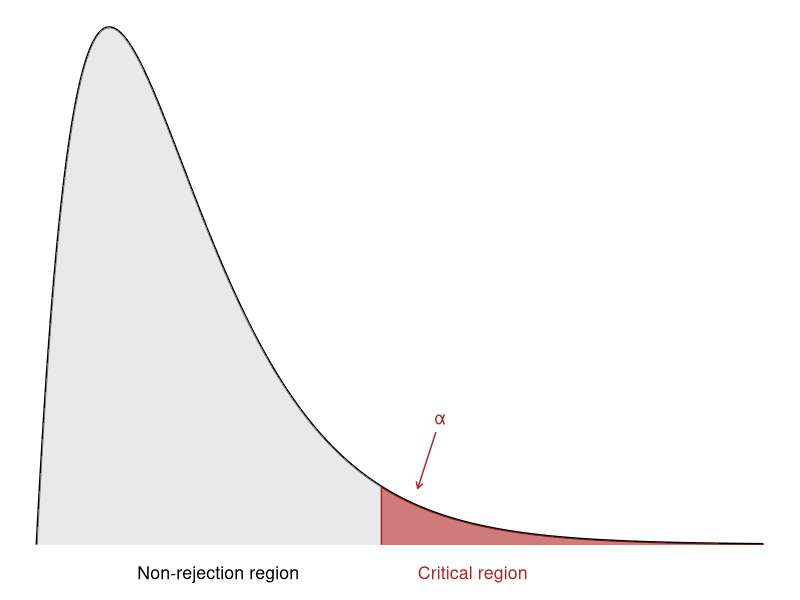

Recreate this plot in R.
## ---- chunk 1
#| message: false
#| warning: false
#| fig-align: center
#| fig-height: 4
#| fig-width: 7
library(ggplot2)

# Parameters
df <- 4
alpha <- 0.05
crit_val <- qchisq(1 - alpha, df)
x_vals <- seq(0, 20, length.out = 1000)
y_vals <- dchisq(x_vals, df = df)
df_plot <- data.frame(x = x_vals, y = y_vals)
# Find y-values at critical points
y_crit <- dchisq(crit_val, df = 4)

# Shaded area for critical region
df_crit <- subset(df_plot, x >= crit_val)

# Plot
ggplot(df_plot, aes(x = x, y = y)) +
  geom_line(color = "black", linewidth = 0.7) +

  # Acceptance region
  geom_area(data = subset(df_plot, x <= crit_val), fill = "lightgrey", alpha = 0.5) +

  # Critical region
  geom_area(data = df_crit, fill = "firebrick", alpha = 0.6) +

  # Critical value line
  annotate("segment", x = crit_val, xend = crit_val, y = 0, yend = y_crit, linetype = "solid", color = "firebrick") +
  # Annotations
  annotate("text", x = 5, y = -0.01, label = "Non-rejection region", size = 4.5) +
  annotate("text", x = 12, y = -0.01, label = "Critical region", size = 4.5, color = "firebrick") +
  annotate("text", x = crit_val + 1.6, y = 0.045,
           label = "α", color = "firebrick", size = 4.5) +
    annotate("segment", x = crit_val + 1.5, xend = crit_val + 1, y = 0.04, yend = 0.02,
           arrow = arrow(length = unit(0.18, "cm")), color = "firebrick") +

  # Clean theme
  labs(x = NULL, y = NULL) +
  theme_void() +
  theme(
    axis.text.y = element_blank(),
    axis.ticks = element_blank(),
    panel.grid = element_blank()
  )
## ---- chunk 2
#| message: false
#| warning: false
#| fig-align: center
#| fig-height: 6
#| fig-width: 9
#| 
# Load required packages
library(ggplot2)
library(gganimate)
library(dplyr)

# Generate chi-square density data for varying degrees of freedom
df_vals <- 3:20
x_vals <- seq(0, 40, length.out = 400)

chi_data <- expand.grid(x = x_vals, df = df_vals) %>%
  mutate(density = dchisq(x, df))

# Plot
p <- ggplot(chi_data, aes(x = x, y = density)) +
  geom_line(color = "black", linewidth = 1) +
  labs(title = "Chi-square distribution with df = {closest_state}",
       x = "x", y = "Density") +
  theme_minimal(base_size = 12) +
  transition_states(df, transition_length = 2, state_length = 1, wrap = FALSE) +
  ease_aes("linear") 

p
